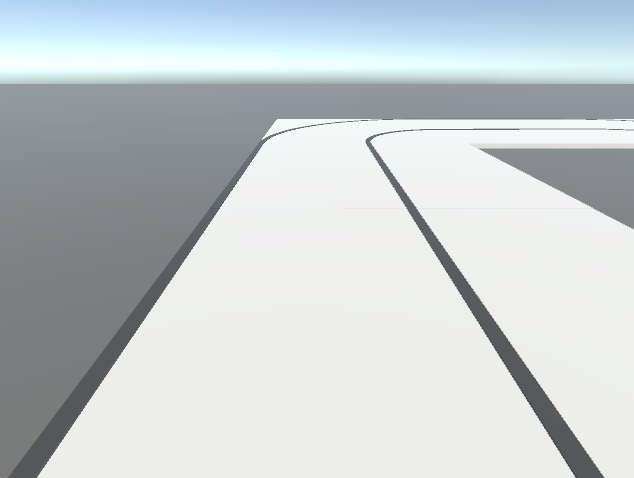
#> input picture ROI_Test/asset/edge_pt_img.png, 634 x 478 px, found by its file name
$ python 3_edge_angle_img_v2.py
#> lines starting #> are read from the running program, lines starting #| are printed output that depends on the picture; after the words box and inside, x2 and y2 are one past the last pixel; in counts of white or black regions, pixels touching at a corner belong together
import cv2
import numpy as np
import math

img = cv2.imread('./asset/edge_pt_img.png')
#> img is the input picture: shape (478, 634, 3); mean B, G, R 207.4, 204.8, 198.1
img_copy = img.copy()
img_resize = cv2.resize(img, (640, 480)) # (480,640,3)

height, width, channel = img_resize.shape
#> height = 480; width = 640; channel = 3
crop = img_resize[int(height/2):, :, :]
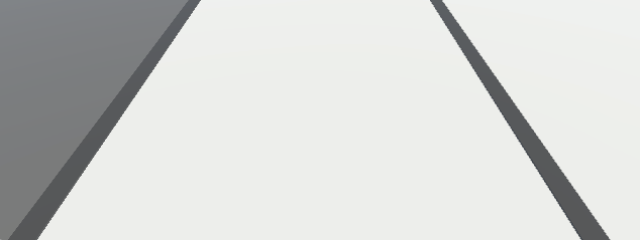
#> crop: shape (240, 640, 3); mean B, G, R 209.6, 211.6, 210.2

gray = cv2.cvtColor(crop, cv2.COLOR_BGR2GRAY)
canny = cv2.Canny(gray, 30, 70)
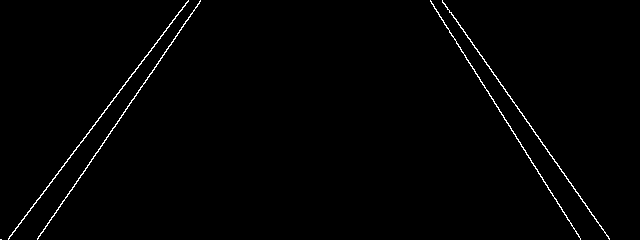
#> canny: shape (240, 640); 1% white in thin lines or dots

# 직선 성분 검출
line_xy = set()
print(f'canny detect shape:{canny.shape}')
#| canny detect shape:(240, 640)
for i in range(0, canny.shape[0]):
    for j in range(0, canny.shape[1]):
        this_img = canny[i][j]
        if this_img == 255:
            line_xy.add((j,i))
#> after the loop, line_xy = 1602 items
line_xy_list = list(line_xy)
#> line_xy_list = 1602 pairs, first value 0 to 609, second value 0 to 239
line_xy_list.sort()
print(f'선분 좌표:{line_xy_list}')
#> (printed output is left out)

for z in range(len(line_xy_list)):
    cv2.circle(crop, line_xy_list[z], 1, (255, 0, 0), -1)
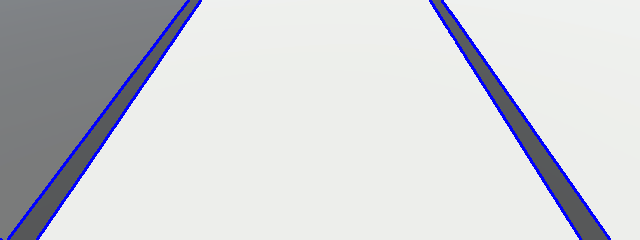
#> crop: shape (240, 640, 3); 2.3% of pixels changed, all inside (x1, y1, x2, y2) = (0, 0, 611, 240)

# 자동차 위치 = (int(width/2), height)
height_crop, width_crop, channel_crop = crop.shape
#> height_crop = 240; width_crop = 640; channel_crop = 3
x = int(width_crop/2)
#> x = 320
y = height_crop
#> y = 240
cv2.circle(crop, (x,y), 10, (0,0,255), -1)     # 자동차 위치
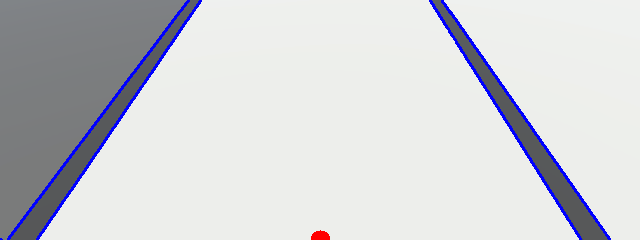
#> crop: shape (240, 640, 3); 0.1% of pixels changed, all inside (x1, y1, x2, y2) = (311, 230, 330, 240)
print('기준 좌표:', x,y)

# 선분 좌표 저장
target_0 = []
dis_0 = []
target_45 = []
dis_45 = []
target_90 = []
dis_90 = []
target_135 = []
dis_135 = []
target_180 = []
dis_180 = []
for find in line_xy_list:
    # 0도
    if find[1] == y-1 and find[0] > x:
        cv2.circle(crop, (find[0], find[1]), 10, (0, 255, 255), -1)
        # print(f'target_0: {find}')
        dis_0.append(math.sqrt(math.pow(find[0] - x, 2) + math.pow(find[1] - y, 2)))
        target_0.append(find)

    # 45도
    elif -find[0]+560 == find[1]:
        cv2.circle(crop, (find[0], find[1]), 10, (0, 255, 255), -1)
        # print(f'target_45: {find}')
        dis_45.append(math.sqrt(math.pow(find[0] - x, 2) + math.pow(find[1] - y, 2)))
        target_45.append(find)

    # 90도
    elif find[0] == x-1:
        cv2.circle(crop, (find[0], find[1]), 10, (0, 255, 255), -1)
        #print(f'target_90: {find}')
        dis_90.append(math.sqrt(math.pow(find[0] - x, 2) + math.pow(find[1] - y, 2)))
        target_90.append(find)

    # 135도 (좌측)
    elif find[0] - 80 == find[1]:
        cv2.circle(crop, (find[0], find[1]), 10, (0, 255, 255), -1)
        # print(f'target_135: {find}')
        dis_135.append(math.sqrt(math.pow(find[0] - x, 2) + math.pow(find[1] - y, 2)))
        target_135.append(find)

    # 180도 (좌측)
    elif find[1] == y - 1 and find[0] < x:
        cv2.circle(crop, (find[0], find[1]), 10, (0, 255, 255), -1)
        # print(f'target_135: {find}')
        dis_180.append(math.sqrt(math.pow(find[0] - x, 2) + math.pow(find[1] - y, 2)))
        target_180.append(find)
#> this loop made 1602 passes
#> find on passes 1 to 3: (0, 239), (1, 239), (8, 238)
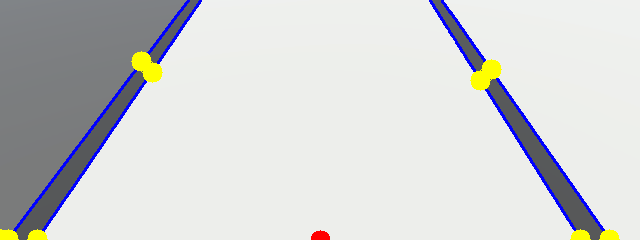
#> crop: shape (240, 640, 3); 1.22% of pixels changed, all inside (x1, y1, x2, y2) = (0, 51, 620, 240)
#> after the loop, dis_0 = [260, 289]; dis_135 = [253.1, 237.6]; dis_180 = [320, 319, 312, 283]; dis_45 = [226.3, 241.8]; dis_90 = []; target_0 = [(580, 239), (609, 239)]; target_135 = [(141, 61), (152, 72)]; target_180 = [(0, 239), (1, 239), (8, 239), (37, 239)]; target_45 = [(480, 80), (491, 69)]; target_90 = []
''' sample
min_dis_index = dis.index(min(dis))
# 확인 출력
print(dis)
print(min_dis_index)
print(target_90[min_dis_index])
cv2.line(crop, (x, y), (target_90[min_dis_index][0], target_90[min_dis_index][1]), (0, 255, 0), 5)
'''
if len(target_0)>=1:
    min_dis_index_0 = dis_0.index(min(dis_0))
#> min_dis_index_0 = 0
    cv2.line(crop, (x, y), (target_0[min_dis_index_0][0], target_0[min_dis_index_0][1]), (0, 255, 0), 5)
elif len(target_0) == 0:
    cv2.line(crop, (x, y), (2*x, y), (255, 255, 0), 3)

if len(target_45)>=1:
    min_dis_index_45 = dis_45.index(min(dis_45))
#> min_dis_index_45 = 0
    cv2.line(crop, (x, y), (target_45[min_dis_index_45][0], target_45[min_dis_index_45][1]), (0, 255, 0), 5)
elif len(target_45) == 0:
    cv2.line(crop, (x, y), (x, y//2), (255, 255, 0), 3)

if len(target_90)>=1:
    min_dis_index_90 = dis_90.index(min(dis_90))
    cv2.line(crop, (x, y), (target_90[min_dis_index_90][0], target_90[min_dis_index_90][1]), (0, 255, 0), 5)
elif len(target_90) == 0:
    cv2.line(crop, (x, y), (x, 0), (255, 255, 0), 3)

if len(target_135)>=1:
    min_dis_index_135 = dis_135.index(min(dis_135))
#> min_dis_index_135 = 1
    cv2.line(crop, (x, y), (target_135[min_dis_index_135][0], target_135[min_dis_index_135][1]), (0, 255, 0), 5)
elif len(target_135) == 0:
    cv2.line(crop, (x, y), (0, y//2), (255, 255, 0), 3)

if len(target_180)>=1:
    min_dis_index_180 = dis_180.index(min(dis_180))
#> min_dis_index_180 = 3
    cv2.line(crop, (x, y), (target_180[min_dis_index_180][0], target_180[min_dis_index_180][1]), (0, 255, 0), 5)
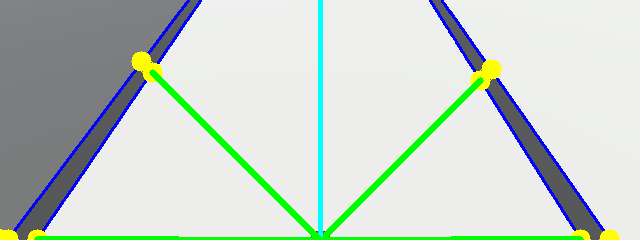
#> crop: shape (240, 640, 3); mean B, G, R 203.1, 210.4, 199.1
elif len(target_180) == 0:
    cv2.line(crop, (x, y), (0, y), (255, 255, 0), 3)

# target_90 원소 확인
'''for num in range(0,len(target_90)):
    print(target_90[num])
    print(target_90[num][0][0])
    print(target_90[num][0][1])
    print(target_90[num][1])'''


cv2.imshow('orig', img_copy)
cv2.imshow('crop', crop)

key = cv2.waitKey(1) & 0xFF
#> (key q is pressed here)
if key == ord("q"):
    message = "exit"

cv2.waitKey(0)
cv2.destroyAllWindows()
